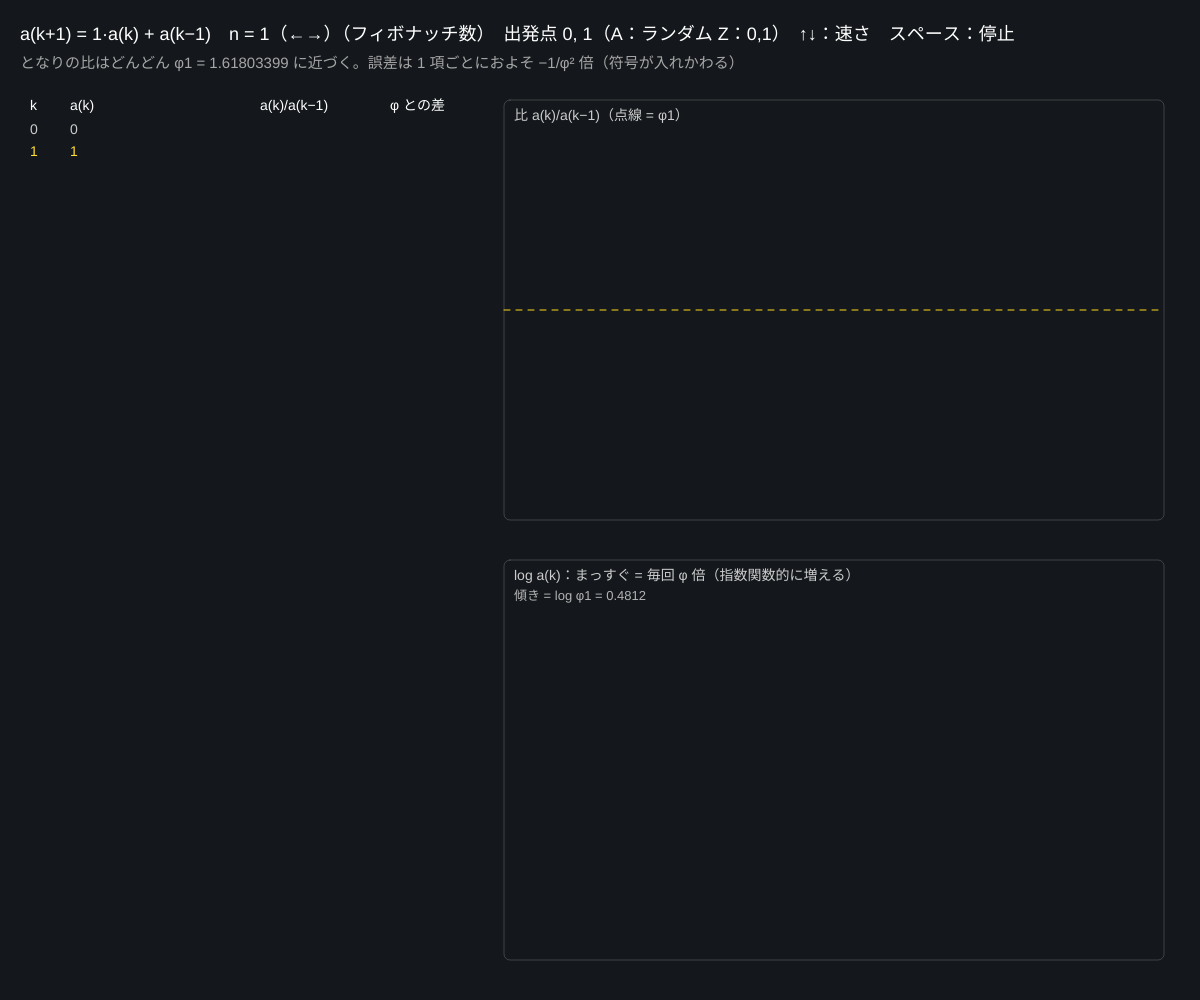
Frame 1 (no input)
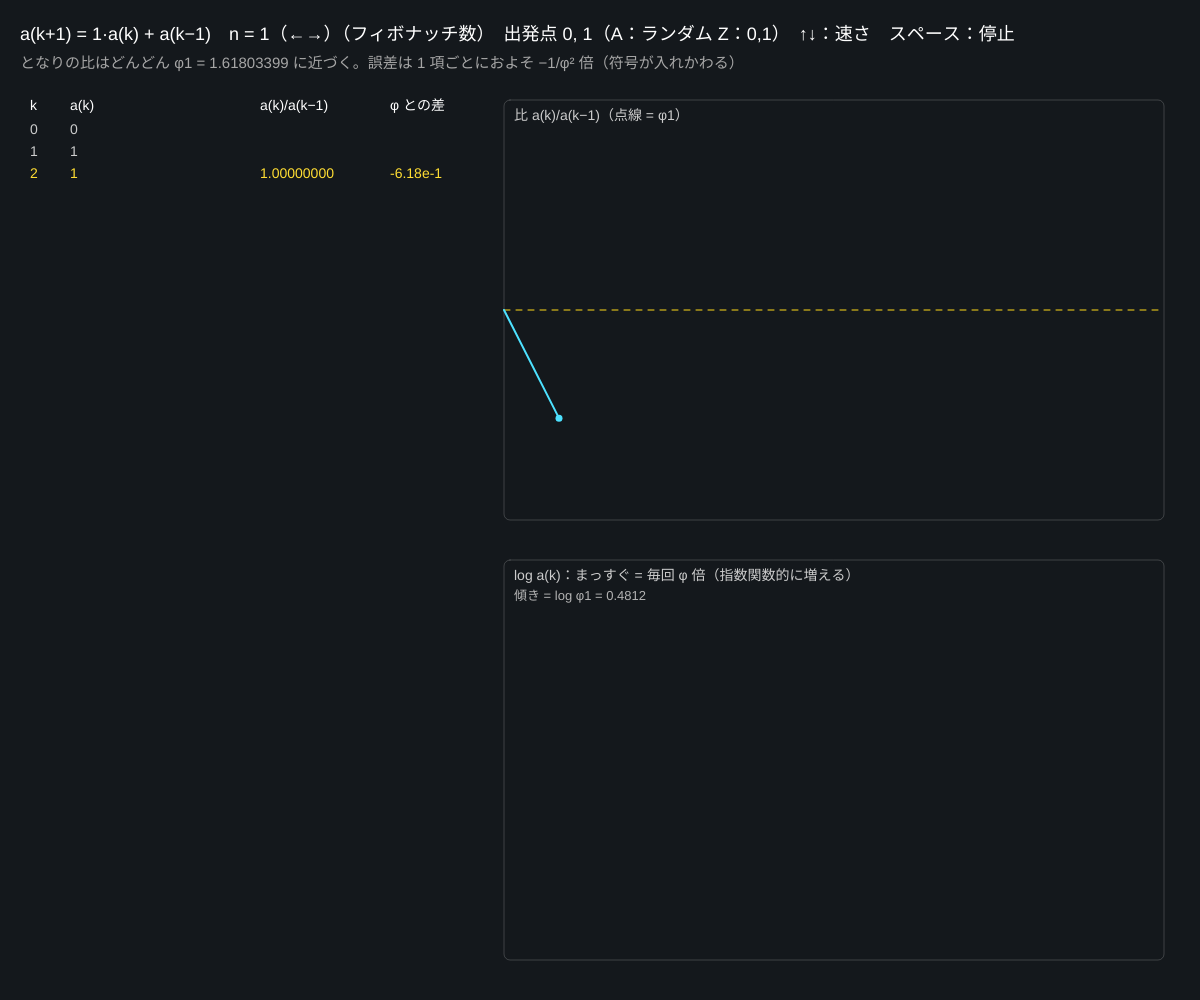
Frame 60 (no input)
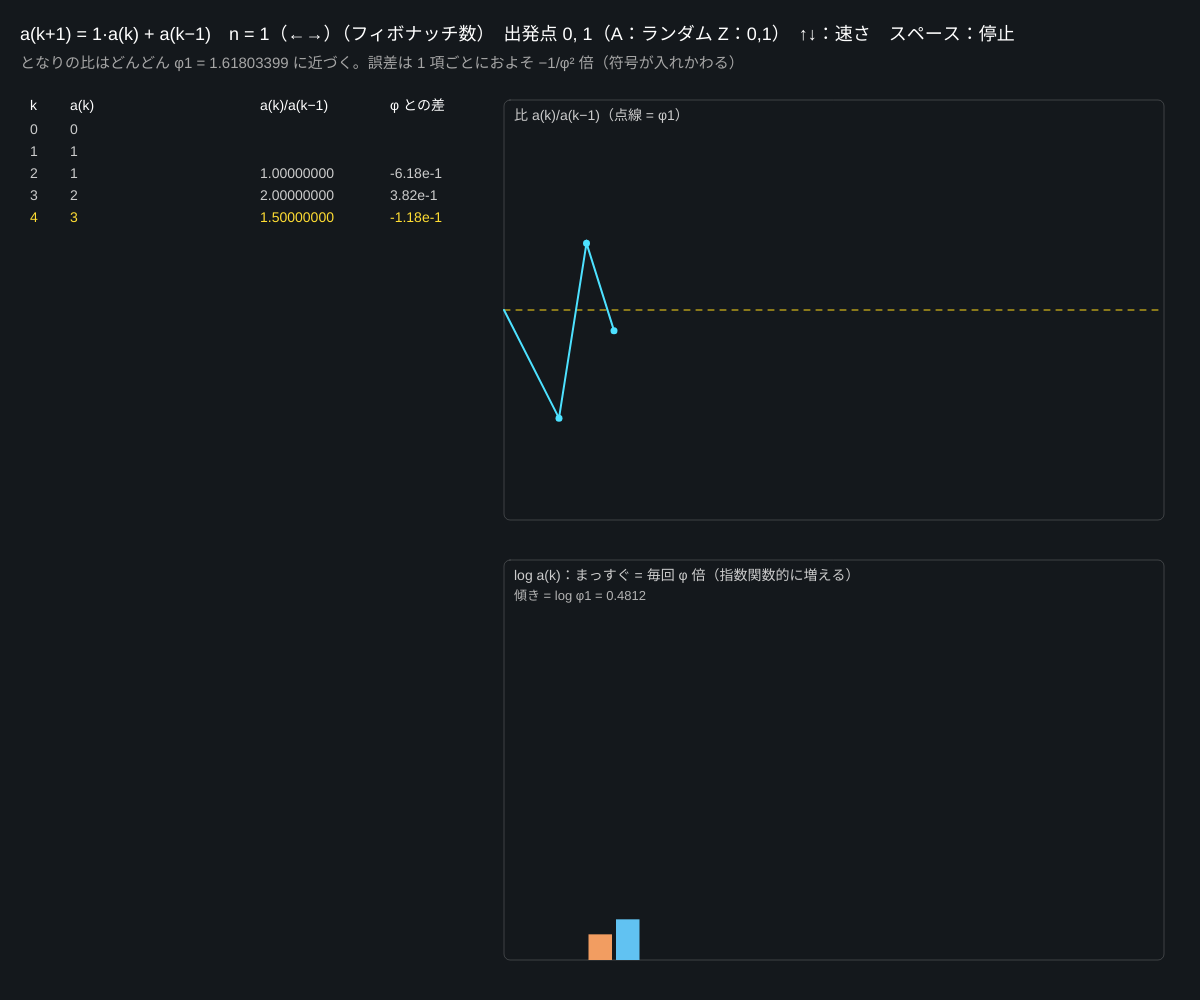
Frame 120 (the mouse pressed at the canvas centre since frame 60)

The p5.js sketch that drew these frames (run headless with seeded random() and noise() and a simulated clock; from frame 60 on, the mouse is pressed at the canvas centre):

// p5.js sketch
// ── sketch.js
// ============================================
// 03 一般化フィボナッチ数列 ─ 比は φn に近づく
// a(k+1) = n·a(k) + a(k−1)。n=1 フィボナッチ数、n=2 ペル数、n=3 …
// となりどうしの比 a(k+1)/a(k) は、どんな出発点からでも φn に吸い寄せられる
// ←→ = n / A = 出発点をランダムに / Z = 0, 1 に戻す / スペース = 一時停止 / ↑↓ = 速さ
// ============================================

let n = 1;                 // ★ 漸化式の係数
let start = [0, 1];        // ★ はじめの 2 項
let seq = [];
let shownK = 2;            // いま何項目まで見えているか
let speed = 30;            // 何フレームごとに 1 項増やすか
let paused = false;
let timer = 0;
const MAXK = 24;           // ★ 何項まで

function setup() {
  createCanvas(windowWidth, windowHeight);
  colorMode(HSB, 360, 100, 100, 100);
  rebuild();
}

function rebuild() {
  seq = [start[0], start[1]];
  for (let k = 2; k < MAXK; k++) seq.push(n * seq[k - 1] + seq[k - 2]);
  shownK = 2;
}

function draw() {
  background(210, 30, 11);
  if (!paused) {
    timer++;
    if (timer > speed) { timer = 0; shownK = shownK >= MAXK ? 2 : shownK + 1; }
  }
  let phi = metallic(n);

  noStroke();
  fill(0, 0, 100);
  textSize(18);
  text('a(k+1) = ' + n + '·a(k) + a(k−1)　n = ' + n + '（←→）' + seqName() + '　出発点 ' + start[0] + ', ' + start[1] + '（A：ランダム Z：0,1）　↑↓：速さ　スペース：停止', 20, 40);
  fill(0, 0, 65);
  textSize(15);
  text('となりの比はどんどん φ' + n + ' = ' + nf(phi, 1, 8) + ' に近づく。誤差は 1 項ごとにおよそ −1/φ² 倍（符号が入れかわる）', 20, 68);

  // 表
  let tx = 30, ty = 110;
  textSize(14);
  fill(0, 0, 100);
  text('k', tx, ty); text('a(k)', tx + 40, ty); text('a(k)/a(k−1)', tx + 230, ty); text('φ との差', tx + 360, ty);
  let rows = min(shownK, floor((height - 160) / 22));
  let first = max(0, shownK - rows);
  for (let k = first; k < shownK; k++) {
    let yy = ty + 24 + (k - first) * 22;
    fill(k === shownK - 1 ? color(50, 80, 100) : color(0, 0, 80));
    text(k, tx, yy);
    text(String(seq[k]), tx + 40, yy);
    if (k >= 1 && seq[k - 1] !== 0) {
      let r = seq[k] / seq[k - 1];
      text(nf(r, 1, 8), tx + 230, yy);
      text((r - phi).toExponential(2), tx + 360, yy);
    }
  }

  // グラフ 1：比の収束
  let gx = width * 0.42, gy = 100, gw = width * 0.55, gh = (height - 160) * 0.5;
  frameBox(gx, gy, gw, gh, '比 a(k)/a(k−1)（点線 = φ' + n + '）');
  let lo = phi - 1.2, hi = phi + 1.2;
  let yOf = v => gy + gh - map(constrain(v, lo, hi), lo, hi, 0, gh);
  drawingContext.setLineDash([6, 6]);
  stroke(50, 90, 100);
  line(gx, yOf(phi), gx + gw, yOf(phi));
  drawingContext.setLineDash([]);
  noFill();
  stroke(190, 70, 100);
  strokeWeight(2);
  beginShape();
  vertex(gx, yOf(phi));
  for (let k = 2; k < shownK; k++) if (seq[k - 1] !== 0) vertex(gx + k * gw / MAXK, yOf(seq[k] / seq[k - 1]));
  endShape();
  noStroke();
  fill(190, 70, 100);
  for (let k = 2; k < shownK; k++) if (seq[k - 1] !== 0) circle(gx + k * gw / MAXK, yOf(seq[k] / seq[k - 1]), 7);

  // グラフ 2：項の大きさ（対数）→ 直線 = φ^k で増える
  let hy = gy + gh + 40;
  frameBox(gx, hy, gw, gh - 20, 'log a(k)：まっすぐ = 毎回 φ 倍（指数関数的に増える）');
  let maxLog = Math.log(Math.max(2, Math.abs(seq[MAXK - 1])));
  for (let k = 0; k < shownK; k++) {
    let v = Math.log(Math.max(1, Math.abs(seq[k])));
    let bh = map(v, 0, maxLog, 0, gh - 40);
    fill(k % 2 ? color(25, 60, 95) : color(200, 60, 95));
    rect(gx + k * gw / MAXK + 2, hy + gh - 20 - bh, gw / MAXK - 4, bh);
  }
  fill(0, 0, 70);
  textSize(13);
  text('傾き = log φ' + n + ' = ' + nf(Math.log(phi), 1, 4), gx + 10, hy + 40);
}

function frameBox(x, y, w, h, title) {
  noFill();
  stroke(0, 0, 100, 18);
  strokeWeight(1);
  rect(x, y, w, h, 6);
  noStroke();
  fill(0, 0, 80);
  textSize(14);
  text(title, x + 10, y + 20);
}

function seqName() {
  if (start[0] === 0 && start[1] === 1) return n === 1 ? '（フィボナッチ数）' : n === 2 ? '（ペル数）' : '';
  if (start[0] === 2 && start[1] === 1 && n === 1) return '（リュカ数）';
  return '';
}

function keyPressed() {
  if (key === RIGHT_ARROW) { n = min(n + 1, 8); rebuild(); }
  if (key === LEFT_ARROW) { n = max(n - 1, 1); rebuild(); }
  if (key === UP_ARROW) speed = max(4, speed - 6);
  if (key === DOWN_ARROW) speed = min(90, speed + 6);
  if (key === 'a' || key === 'A') { start = [floor(random(0, 20)), floor(random(1, 20))]; rebuild(); }
  if (key === 'z' || key === 'Z') { start = [0, 1]; rebuild(); }
  if (key === ' ') paused = !paused;
}

function windowResized() { resizeCanvas(windowWidth, windowHeight); }

// ---------- やってみよう ----------
// 1. A を何度も押して、どんな出発点でも同じ φ に近づくことを確かめよう
// 2. start = [2, 1], n = 1 はリュカ数。フィボナッチ数とどちらが速く φ に近づく？
// 3. ペル数（n = 2）で、(a(k) + a(k−1)) / a(k) が √2 に近づくのを表に列を足して確かめよう
// 4. 漸化式を a(k+1) = a(k) + 2·a(k−1) に変えると比は何に近づく？（答え：2）

// ---------- 道具 ----------
function metallic(k) { return (k + Math.sqrt(k * k + 4)) / 2; }
